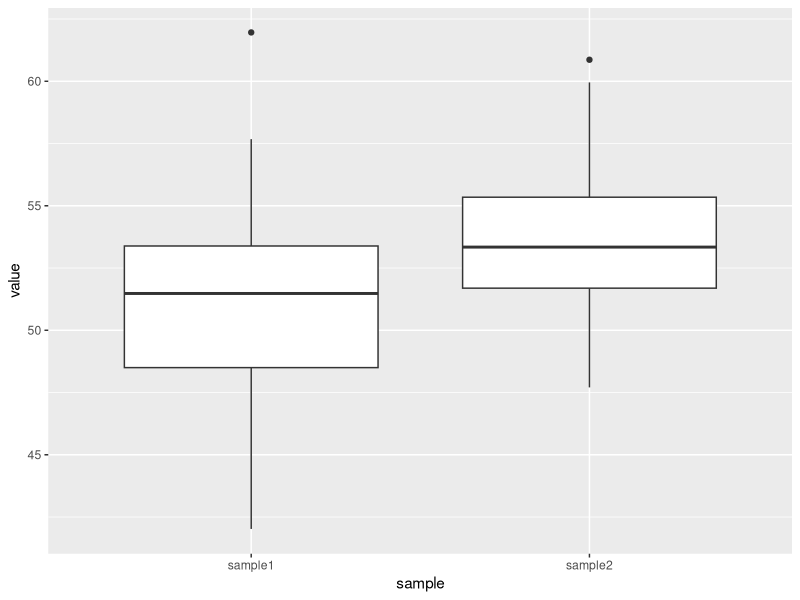
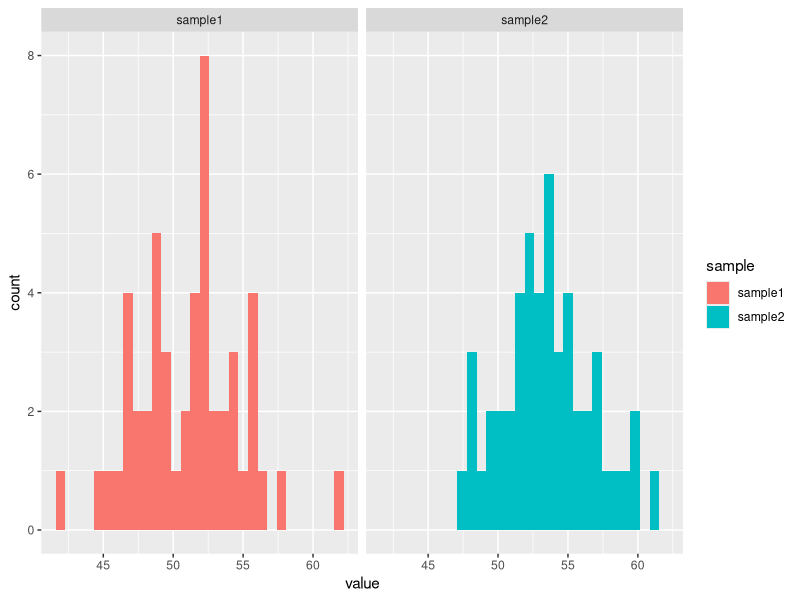

Here is the R script that generated these plots, in order:
#Two sample difference tests
library(tidyverse)

#Let's create two samples that we know are (slightly) different
sample1<-rnorm(50, mean=51.7, sd=4)
sample2<-rnorm(50, mean=53.4, sd=3)

#Do they look different?
sample<-data.frame(cbind(sample1,sample2)) #Combine the two variables
sample_long<-sample %>% gather(key="sample",value="value")
ggplot(sample_long,aes(y=value,x=sample)) + geom_boxplot() 
ggplot(sample_long,aes(x=value, fill=sample)) + 
  geom_histogram() + 
  facet_wrap(~sample)

#The "t.test" function allows us to test them
t.test(sample1, sample2, var.equal=TRUE) #Equal variance
t.test(sample1, sample2, var.equal=FALSE) #Unequal variance
#Notice the difference in degrees of freedom 

#What if the variance is really unequal?
sample2<-rnorm(50, mean=53.4, sd=30)
t.test(sample1, sample2, var.equal=FALSE)

#You can also specify 1 or 2 tailed tests
sample1<-rnorm(50, mean=51.7, sd=4)
sample2<-rnorm(50, mean=53.4, sd=3)
t.test(sample1, sample2, var.equal=FALSE, alternative="two.sided")
t.test(sample1, sample2, var.equal=FALSE, alternative="greater")
t.test(sample1, sample2, var.equal=FALSE, alternative="less")

#Proportions can be tested using "prop.test"
#Let's check to see if we can detect a "weighted" coin
prop1<-rbinom(100, 1 , .5) #Regular coin
prop2<-rbinom(100, 1 ,.75) #Altered coin
prop_sample<-data.frame(cbind(prop1,prop2)) #Combine the two variables
prop_samplelong<-prop_sample %>% gather(key="coin",value="result") #Reshape the dataset so all values are in one column
prop_sample.table<-table(prop_samplelong$result,prop_samplelong$coin) #Create a table summarizing the data
prop_sample.table #show the table
prop.test(prop_sample.table) #Run prop.test on the table

#Paired two sample test also uses t.test
stream.1990<-c(334, 231, 261, 215, 209, 336, 393, 141, 185, 242, 122, 195, 421, 226)
stream.2010<-c(316, 217, 226, 176, 215, 327, 335, 155, 128, 244, 129, 175, 379, 196)
t.test(stream.1990, stream.2010, paired=TRUE) 
#How does this compare to a regular t.test?
t.test(stream.1990, stream.2010)


##Let's try it!

#Let's compare liters of coffee sold on campus per 100 students each day.
#Assume the data is normal. Is there a difference?

uga<-c(12.4, 13.9, 14.6, 11.3, 18.1, 15.2, 13.9)
tech<-c(10.7, 11.1, 16.2, 12.5, 10.8, 16.7, 12.7)

#Pollution levels in multiple California towns were measured before and after new guidlines. 
#These levels are normally distributed at the state level. #Did pollution go down?

prepolicy<-c(398,413,521,645,513,310)
postpolicy<-c(375,403,410,552,406,308)